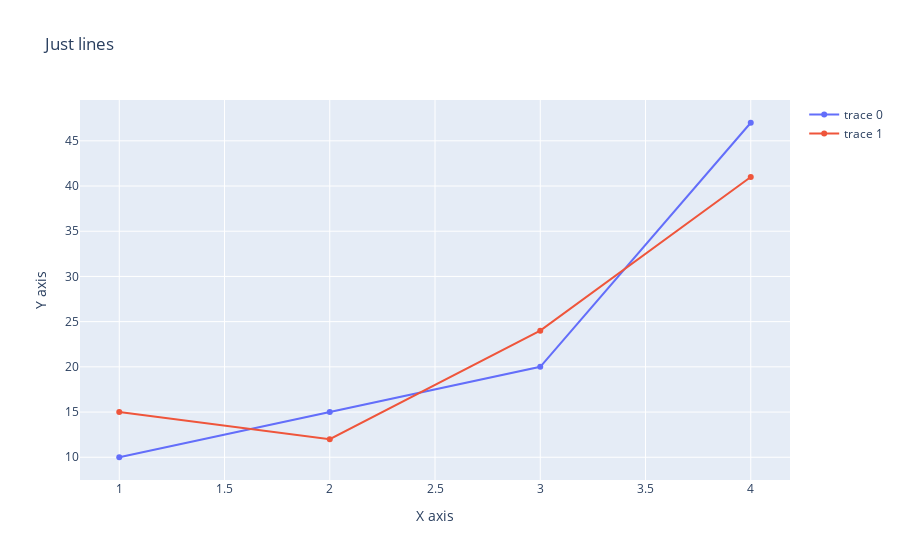

Notebook source saved alongside this figure:
### Markdown cell above
1. Все три графика в одну ось координат (зайцы, рыси, морковски)
2. Делаем заголовок, подписываем шкалы

### Code cell
trace0 = go.Scatter(x=[1,2,3,4], y=[10,15,20,47])

trace1 = go.Scatter(x=[1,2,3,4], y=[15,12,24,41])

layout = go.Layout(title = 'Just lines',
                   xaxis = dict(title='X axis'), 
                   yaxis = dict(title='Y axis'))

fig = go.Figure([line, trace1], layout)
fig.show()

### Figure 1 — Plotly figure (JSON) as saved in the notebook; plotly's stock layout.template omitted (floating-point values rounded to 4 significant figures)
{"data": [{"type": "scatter", "x": [1, 2, 3, 4], "y": [10, 15, 20, 47]}, {"type": "scatter", "x": [1, 2, 3, 4], "y": [15, 12, 24, 41]}], "layout": {"autosize": true, "title": {"text": "Just lines"}, "xaxis": {"autorange": true, "range": [0.8151, 4.185], "title": {"text": "X axis"}, "type": "linear"}, "yaxis": {"autorange": true, "range": [7.29, 49.71], "title": {"text": "Y axis"}, "type": "linear"}}}
